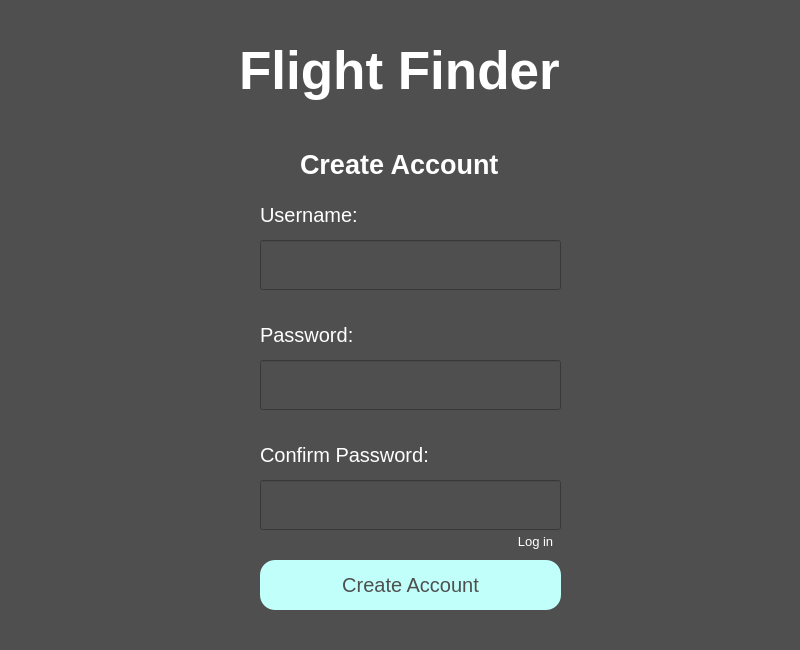
<?xml version="1.0" encoding="UTF-8"?>
<ui version="4.0">
 <class>Dialog</class>
 <widget class="QDialog" name="Dialog">
  <property name="enabled">
   <bool>true</bool>
  </property>
  <property name="geometry">
   <rect>
    <x>0</x>
    <y>0</y>
    <width>800</width>
    <height>650</height>
   </rect>
  </property>
  <property name="font">
   <font>
    <pointsize>15</pointsize>
   </font>
  </property>
  <property name="windowTitle">
   <string>Dialog</string>
  </property>
  <property name="styleSheet">
   <string notr="true">background-color: rgb(79, 79, 79);</string>
  </property>
  <widget class="QLabel" name="pageTitle">
   <property name="geometry">
    <rect>
     <x>300</x>
     <y>139</y>
     <width>211</width>
     <height>51</height>
    </rect>
   </property>
   <property name="minimumSize">
    <size>
     <width>110</width>
     <height>10</height>
    </size>
   </property>
   <property name="font">
    <font>
     <pointsize>20</pointsize>
     <weight>75</weight>
     <bold>true</bold>
    </font>
   </property>
   <property name="layoutDirection">
    <enum>Qt::LeftToRight</enum>
   </property>
   <property name="styleSheet">
    <string notr="true">color: rgb(255, 255, 255);</string>
   </property>
   <property name="text">
    <string>Create Account</string>
   </property>
  </widget>
  <widget class="QLabel" name="emailLabel">
   <property name="geometry">
    <rect>
     <x>260</x>
     <y>200</y>
     <width>171</width>
     <height>30</height>
    </rect>
   </property>
   <property name="font">
    <font>
     <pointsize>15</pointsize>
    </font>
   </property>
   <property name="styleSheet">
    <string notr="true">color: rgb(255, 255, 255);</string>
   </property>
   <property name="text">
    <string>Username:</string>
   </property>
  </widget>
  <widget class="QLabel" name="passwordLabel">
   <property name="geometry">
    <rect>
     <x>260</x>
     <y>320</y>
     <width>101</width>
     <height>30</height>
    </rect>
   </property>
   <property name="font">
    <font>
     <pointsize>15</pointsize>
    </font>
   </property>
   <property name="styleSheet">
    <string notr="true">color: rgb(255, 255, 255);</string>
   </property>
   <property name="text">
    <string>Password:</string>
   </property>
  </widget>
  <widget class="QLineEdit" name="create_acc_username">
   <property name="geometry">
    <rect>
     <x>260</x>
     <y>240</y>
     <width>301</width>
     <height>50</height>
    </rect>
   </property>
   <property name="styleSheet">
    <string notr="true">font-size: 15pt;
padding: 10px;
color: rgb(255, 255, 255);</string>
   </property>
  </widget>
  <widget class="QLineEdit" name="create_acc_pass">
   <property name="geometry">
    <rect>
     <x>260</x>
     <y>360</y>
     <width>301</width>
     <height>50</height>
    </rect>
   </property>
   <property name="styleSheet">
    <string notr="true">font-size: 15pt;
padding: 3px;
color: rgb(255, 255, 255);</string>
   </property>
  </widget>
  <widget class="QLabel" name="mainTitle">
   <property name="geometry">
    <rect>
     <x>239</x>
     <y>20</y>
     <width>341</width>
     <height>101</height>
    </rect>
   </property>
   <property name="font">
    <font>
     <pointsize>40</pointsize>
     <weight>75</weight>
     <bold>true</bold>
    </font>
   </property>
   <property name="styleSheet">
    <string notr="true">color: rgb(255, 255, 255);</string>
   </property>
   <property name="text">
    <string>Flight Finder</string>
   </property>
  </widget>
  <widget class="QLineEdit" name="create_acc_confirm_pass">
   <property name="geometry">
    <rect>
     <x>260</x>
     <y>480</y>
     <width>301</width>
     <height>50</height>
    </rect>
   </property>
   <property name="styleSheet">
    <string notr="true">font-size: 15pt;
padding: 3px;
color: rgb(255, 255, 255);</string>
   </property>
  </widget>
  <widget class="QLabel" name="passwordLabel_2">
   <property name="geometry">
    <rect>
     <x>260</x>
     <y>440</y>
     <width>171</width>
     <height>30</height>
    </rect>
   </property>
   <property name="font">
    <font>
     <pointsize>15</pointsize>
    </font>
   </property>
   <property name="styleSheet">
    <string notr="true">color: rgb(255, 255, 255);</string>
   </property>
   <property name="text">
    <string>Confirm Password:</string>
   </property>
  </widget>
  <widget class="QPushButton" name="create_acc_button">
   <property name="geometry">
    <rect>
     <x>260</x>
     <y>560</y>
     <width>301</width>
     <height>50</height>
    </rect>
   </property>
   <property name="font">
    <font>
     <pointsize>15</pointsize>
    </font>
   </property>
   <property name="styleSheet">
    <string notr="true">color: rgb(79, 79, 79);
padding: 10px;
border-radius: 15px;
background-color: rgb(193, 255, 250);</string>
   </property>
   <property name="text">
    <string>Create Account</string>
   </property>
  </widget>
  <widget class="QLabel" name="error">
   <property name="geometry">
    <rect>
     <x>260</x>
     <y>530</y>
     <width>211</width>
     <height>16</height>
    </rect>
   </property>
   <property name="font">
    <font>
     <pointsize>10</pointsize>
    </font>
   </property>
   <property name="styleSheet">
    <string notr="true">color: rgb(255, 255, 255);</string>
   </property>
   <property name="text">
    <string/>
   </property>
  </widget>
  <widget class="QPushButton" name="login_button">
   <property name="geometry">
    <rect>
     <x>510</x>
     <y>530</y>
     <width>51</width>
     <height>23</height>
    </rect>
   </property>
   <property name="styleSheet">
    <string notr="true">border: 0px;
color:white;
font-size:10pt</string>
   </property>
   <property name="text">
    <string>Log in</string>
   </property>
  </widget>
 </widget>
 <resources/>
 <connections/>
</ui>
